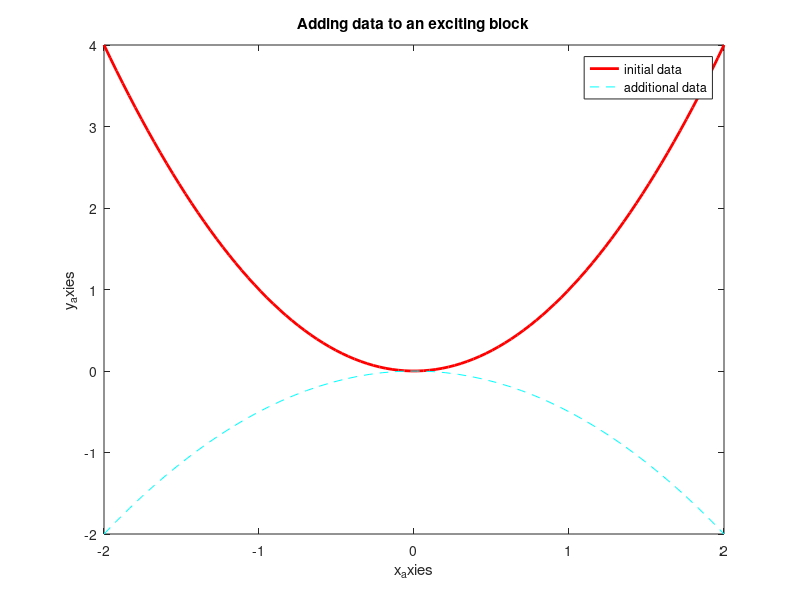

Write the MATLAB code that produced this figure.
%add more data to the first subplot
x=linspace(-2,2,100);
y=x.^2;
plot(x,y,'Color','r','LineWidth',2);
title('Adding data to an exciting block');
xlabel('x_axies');
ylabel('y_axies');
hold on;
x2=linspace(-2,2,50);
y2=-0.5*x2.^2;
plot(x2,y2,'LineStyle','--','Color','c');
legend("initial data","additional data");
hold off;
 
 